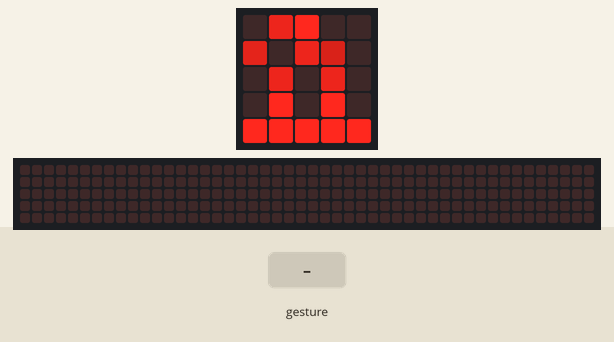
Recording of a program running on a simulated BBC micro:bit running MicroPython. On the bench: the board's 5×5 LED display, a strip that is not on the board, showing the scrolling text unrolled. The inputs (shaded band) are chosen by the test bench. Random numbers come from a fixed seed; a tilt is held for 1.5 s and a shake lasts 1 s, then the board lies face up again; the 48×5 strip is a reading aid, not a part: it shows the text the display is scrolling, unrolled, one strip-width of it at a time.

Above: at 1.2 s.
1.3 s: gesture 'shake'
At 1.57 s:
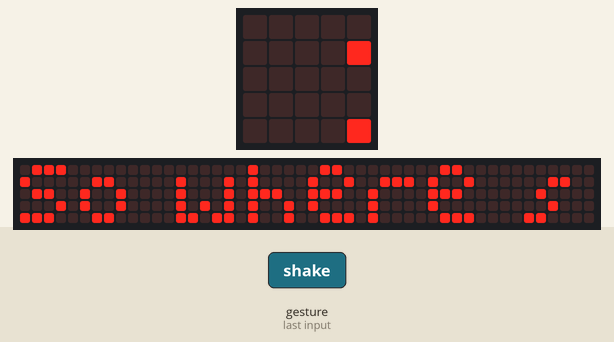
At 20.6 s:
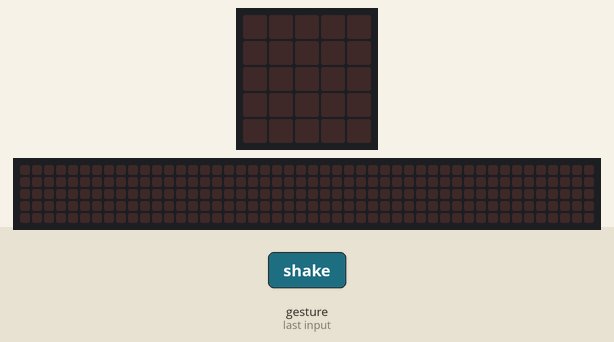

Measured:
- after the input at 1.3 s, the display: changes after 0.20 s (image 1)
- what the display in image 2 shows lasts 1.0 s, from 19.8 s to 20.8 s

The program:

02_-_sorting-hat.py
```python
# Sorting Hat - variation on the magic 8-ball.
# Shaking makes the hat think for a while before
# finding which Hogwarts house you belong in.

from microbit import *
import random

# Images for the sorting hat and the four hogwarts houses
hat = Image(
            "07900:"
            "60750:"
            "07070:"
            "09090:"
            "99999")

# Snake
slytherin = Image(
            "09999:"
            "90099:"
            "09940:"
            "40090:"
            "09940")

# Badger
hufflepuff = Image(
            "99999:"
            "90909:"
            "90909:"
            "09090:"
            "00900")

# Claw
ravenclaw = Image(
            "00900:"
            "00900:"
            "09990:"
            "90909:"
            "90909")

# Sword
gryffindor = Image(
            "00009:"
            "00090:"
            "90900:"
            "09000:"
            "90900")

choices = [

    ["Slytherin", slytherin],
    ["Hufflepuff", hufflepuff],
    ["Ravenclaw", ravenclaw],
    ["Gryffindor", gryffindor]
]

thinking = [

    "Hmm. Difficult",
    "Very Difficult...",
    "So where shall I put you?",
    "Ah, right then",
    "Hmm, right",
    "Hmm",
    "Okay",
    "Well, I know just what to do with you...",
    "Right, Ok",
    "Not Slytherin, Eh?"
]


# Game loop
while True:

    display.show(hat)

    if accelerometer.was_gesture("shake"):
        display.clear()
        display.scroll(random.choice(thinking))
        sleep(1000)

        house = random.choice(choices)

        # House name...
        display.scroll(house[0])
        # House picture
        display.show(house[1])
        sleep(2000)
        
```
